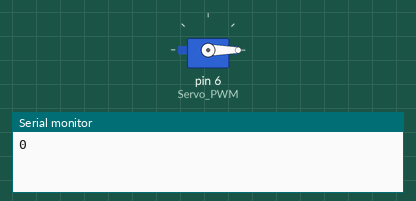
Simulated run of this sketch. Board: Arduino Uno, built with avr-gcc and run on an emulated ATmega328P. On the bench: servo, the last lines printed to the serial monitor.

Above: at 0.05 s.
At 10.0 s:
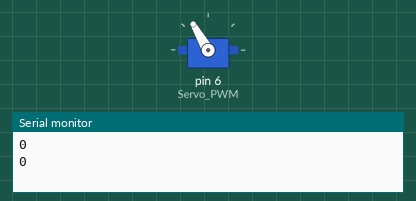
Timing chart, 0 to 13.0 s (numbered marks = the images above):
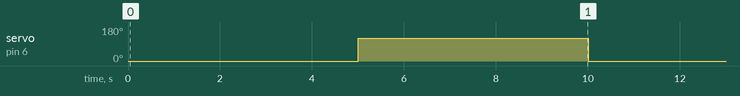

Measured:
- by itself, servo on pin 6 (Servo_PWM): alternates 120° for 5.0 s and 0° for 5.0 s

The sketch:

MG995R_Code.ino
```cpp
/* This example Arduino Sketch controls the complete rotation of
 *  SG995 Servo motor by using its PWM and Pulse width modulation technique
 */

#include <Servo.h> // include servo library to use its related functions
#define Servo_PWM 6 // A descriptive name for D6 pin of Arduino to provide PWM signal
Servo MG995_Servo;  // Define an instance of of Servo with the name of "MG995_Servo"


void setup() {
  Serial.begin(9600); // Initialize UART with 9600 Baud rate
  MG995_Servo.attach(Servo_PWM);  // Connect D6 of Arduino with PWM signal pin of servo motor

}

void loop() {
  Serial.println("0");// You can display on the serial the signal value
  MG995_Servo.write(0); //Turn clockwise at high speed
  delay(3000);
  MG995_Servo.detach();//Stop. You can use deatch function or use write(x), as x is the middle of 0-180 which is 90, but some lack of precision may change this value
  delay(2000);
  MG995_Servo.attach(Servo_PWM);//Always use attach function after detach to re-connect your servo with the board
  Serial.println("0");//Turn left high speed
  MG995_Servo.write(120); //it was 120
  delay(3000);
  MG995_Servo.detach();//Stop
  delay(2000);
  MG995_Servo.attach(Servo_PWM);


}
```
